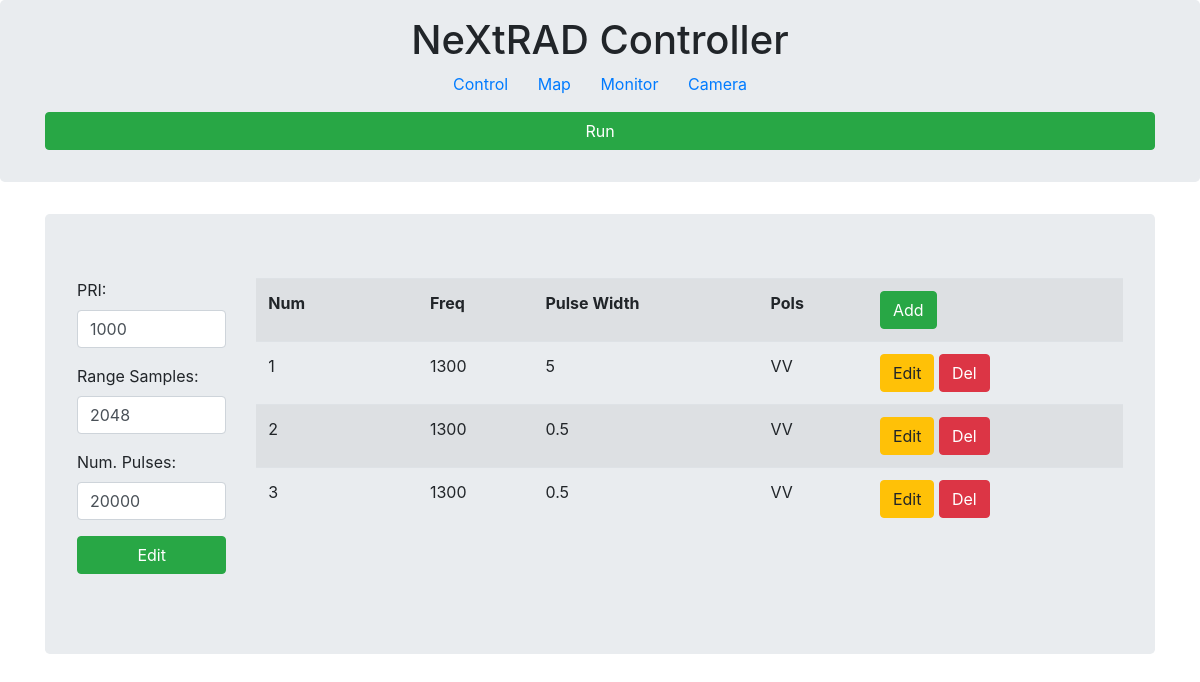
The app's page /control, older data.
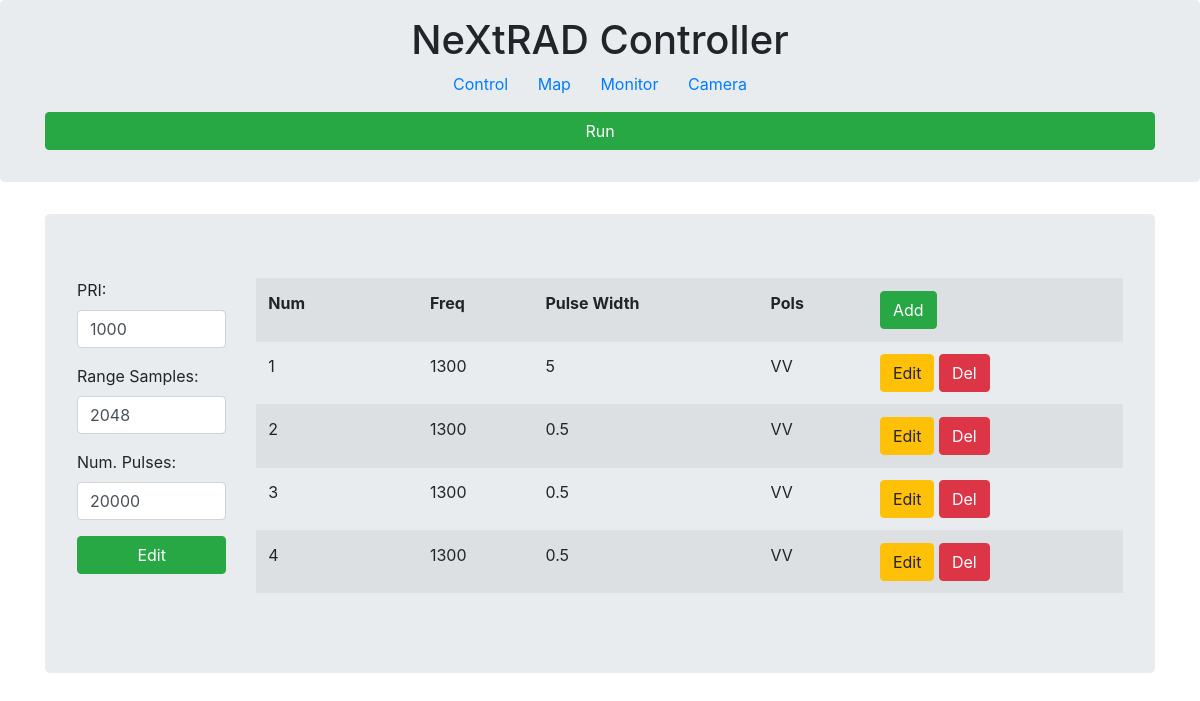
The same page, newer data.
### app/models.py (models this page shows, shortened)
class RadarParameters(db.Model):
    id = db.Column(db.Integer, primary_key=True)
    pri = db.Column(db.String(128))
    num_pulse = db.Column(db.String(128))
    range_samples = db.Column(db.String(128))

class Pulse(db.Model):
    id = db.Column(db.Integer, primary_key=True)
    frequency = db.Column(db.String(128))
    polarisation = db.Column(db.String(128))
    pulse_width = db.Column(db.String(128))
    pri = db.Column(db.String(128))

### app/routes.py (the view)
@app.route('/',methods=['GET','POST'])
@app.route('/control',methods=['GET','POST'])
def index():
    pulses = Pulse.query.all()
    defaults=tables.pulse_defaults.defaults
    radar_params={'pri':str(tables.radar_params.pri),'num_pulse':str(tables.radar_params.num_pulse),'range_samples':str(tables.radar_params.range_samples)}
    return render_template('control.html', title='Control',pulses=pulses,defaults=defaults,radar_params=radar_params)

### app/routes.py (called while the page is built)
@app.context_processor
def utility_functions():
    def print_in_console(message):
        print(str(message))
    return dict(mdebug=print_in_console)

### app/templates/control.html (shortened to what this page needs)
{% extends 'base.html' %}
{% block body %}
{% include '_editable.html' %}
{% endblock %}

### app/templates/base.html (shortened to what this page needs)
<!DOCTYPE html>
<html lang="en">
<head>
    <link rel="stylesheet" href="https://stackpath.bootstrapcdn.com/bootstrap/4.4.1/css/bootstrap.min.css">
</head>
<body>
{% block body %} {% endblock %}
</body>
</html>

### app/templates/header.html (shortened to what this page needs)
{% extends 'base.html' %}
{% block body %}
<div class="jumbotron p-3">
            <div class="well text-center">
                <h1>NeXtRAD Controller</h1>
                <a class="active" href="{{ url_for('index') }}">&ensp; Control &ensp;  </a>
                <a class="active" href="{{ url_for('map') }}">&ensp; Map &ensp;   </a>
                <a class="active" href="{{ url_for('connection') }}">&ensp; Monitor &ensp;  </a>
                <a class="active" href="{{ url_for('video') }}">&ensp; Camera &ensp;   </a>
            </div>
            <div class='container'>
                <div class="row">
                <div class="col-md-12">
                <div class='vertical-center'>
                        <form action="{{ url_for('run') }}" method="post">
                            <input type=submit class="btn btn-success btn-block" value="Run">
                        </form>
                </div></div></div>
            </div>
</div>
{% endblock %}

### app/templates/_editable.html (shortened to what this page needs)
{% extends 'base.html' %}
{% block body %}
<div class="container">
    <div class="jumbotron">
        <div class="row">
            <div class="col-md-2">
                <form action="{{ url_for('submit_pulse_params') }}" method="post">
                    <div class="form-group">
                        <label>PRI:</label>
                        <input type="number" class="form-control" name="pri" required="1" value="{{ radar_params.pri }}" placeholder="{{ radar_params.pri }}">
                    </div>
                    <div class="form-group">
                        <label>Range Samples:</label>
                        <input type="number" class="form-control" name="range_samples" required="1" value="{{ radar_params.range_samples }}" placeholder="{{ radar_params.range_samples }}">
                    </div>
                    <div class="form-group">
                        <label>Num. Pulses:</label>
                        <input type="number" class="form-control" name="num_pulse" required="1" value="{{ radar_params.num_pulse }}" placeholder="{{ radar_params.num_pulse }}">
                    </div>
                    <div class="form-group">
                        <input type=submit class="btn btn-success btn-block" value='Edit'>
                    </div>
                </form>
            </div>
            <div class="col-md-10">
                <table class="table table-hover table-striped">
                    <tr>
                        <th>Num<th>
                        <th>Freq</th>
                        <th>Pulse Width</th>
                        <th>Pols</th>
                        <th><button type="button"  class="btn btn-success"
                            data-toggle="modal" data-target="#mymodal">Add</button></th>
                    </tr>
                    {% for row in pulses %}
                        <tr>
                            <td>{{ loop.index }}<td></td>
                            <td>{{row.frequency}}</td>
                            <td>{{row.pulse_width}}</td>
                            <td>{{row.polarisation}}</td>
                            <td>
                                <a href="/update/{{row.id}}" class="btn btn-warning btn-xs" data-toggle="modal" data-target="#modaledit{{row.id}}">Edit</a>
                                <a href="/delete/{{row.id}}" class="btn btn-danger btn-xs" onclick="return confirm('Are You Sure To Delete ?')">Del</a>
                            </td>
                        </tr>
                        </div>
                    {% endfor %}
                </div>
{% endblock %}

Row changes from the older to the newer data that the page shows:
added Pulse: frequency "1300", pulse_width "0.5", polarisation "VV"
